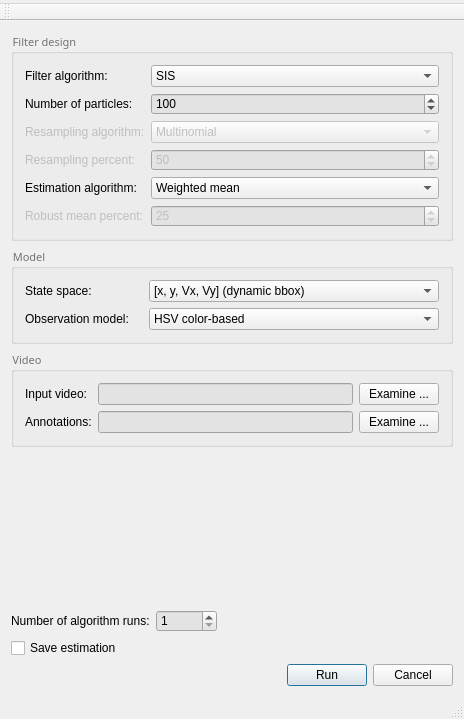
<?xml version="1.0" encoding="UTF-8"?>
<ui version="4.0">
 <class>MainWindow</class>
 <widget class="QMainWindow" name="MainWindow">
  <property name="geometry">
   <rect>
    <x>0</x>
    <y>0</y>
    <width>464</width>
    <height>719</height>
   </rect>
  </property>
  <property name="windowTitle">
   <string>Particle Filter Toolbox</string>
  </property>
  <property name="windowIcon">
   <iconset>
    <normaloff>:/icons/PFT.PNG</normaloff>:/icons/PFT.PNG</iconset>
  </property>
  <property name="styleSheet">
   <string notr="true">#groupBox { 
	font: 87 8pt &quot;Arial Black&quot;;
	 color: rgb(114, 114, 114);
}


#groupBox_2 {
	font: 87 8pt &quot;Arial Black&quot;;
	 color: rgb(114, 114, 114);
 }

#groupBox_3 {
	font: 87 8pt &quot;Arial Black&quot;;
	 color: rgb(114, 114, 114);
 }

#groupBox_4 { 
	font: 87 8pt &quot;Arial Black&quot;;
	 color: rgb(114, 114, 114);
}

#lineEdit_signal {
	background-color: rgb(227, 227, 227);
}

#lineEdit_GT {
	background-color: rgb(227, 227, 227);
}

#spinBox_NoParticulas{
	background-color: rgb(227, 227, 227);
}

#spinBox_resample{
	background-color: rgb(227, 227, 227);
}

#spinBox_salida{
	background-color: rgb(227, 227, 227);
}

#spinBox_runs{
	background-color: rgb(227, 227, 227);
}
</string>
  </property>
  <widget class="QWidget" name="centralWidget">
   <layout class="QVBoxLayout" name="verticalLayout">
    <item>
     <widget class="QGroupBox" name="groupBox_2">
      <property name="font">
       <font>
        <family>Arial Black</family>
        <pointsize>8</pointsize>
        <weight>10</weight>
        <italic>false</italic>
        <bold>false</bold>
       </font>
      </property>
      <property name="title">
       <string>Filter design</string>
      </property>
      <layout class="QFormLayout" name="formLayout">
       <item row="0" column="0">
        <widget class="QLabel" name="label">
         <property name="text">
          <string>Filter algorithm:</string>
         </property>
        </widget>
       </item>
       <item row="0" column="1">
        <widget class="QComboBox" name="comboBox_filtro">
         <item>
          <property name="text">
           <string>SIS</string>
          </property>
         </item>
         <item>
          <property name="text">
           <string>SIR</string>
          </property>
         </item>
         <item>
          <property name="text">
           <string>G_PF</string>
          </property>
         </item>
         <item>
          <property name="text">
           <string>APF</string>
          </property>
         </item>
        </widget>
       </item>
       <item row="1" column="0">
        <widget class="QLabel" name="label_4">
         <property name="text">
          <string>Number of particles:</string>
         </property>
        </widget>
       </item>
       <item row="1" column="1">
        <widget class="QSpinBox" name="spinBox_NoParticulas">
         <property name="minimum">
          <number>1</number>
         </property>
         <property name="maximum">
          <number>5000</number>
         </property>
         <property name="value">
          <number>100</number>
         </property>
        </widget>
       </item>
       <item row="2" column="0">
        <widget class="QLabel" name="label_Tresample">
         <property name="enabled">
          <bool>false</bool>
         </property>
         <property name="text">
          <string>Resampling algorithm:</string>
         </property>
        </widget>
       </item>
       <item row="2" column="1">
        <widget class="QComboBox" name="comboBox_Tresample">
         <property name="enabled">
          <bool>false</bool>
         </property>
         <item>
          <property name="text">
           <string>Multinomial</string>
          </property>
         </item>
         <item>
          <property name="text">
           <string>Systematic</string>
          </property>
         </item>
         <item>
          <property name="text">
           <string>Stratified</string>
          </property>
         </item>
         <item>
          <property name="text">
           <string>Residual</string>
          </property>
         </item>
        </widget>
       </item>
       <item row="3" column="0">
        <widget class="QLabel" name="label_resample">
         <property name="enabled">
          <bool>false</bool>
         </property>
         <property name="text">
          <string>Resampling percent:</string>
         </property>
        </widget>
       </item>
       <item row="3" column="1">
        <widget class="QSpinBox" name="spinBox_resample">
         <property name="enabled">
          <bool>false</bool>
         </property>
         <property name="minimum">
          <number>1</number>
         </property>
         <property name="maximum">
          <number>100</number>
         </property>
         <property name="value">
          <number>50</number>
         </property>
        </widget>
       </item>
       <item row="4" column="0">
        <widget class="QLabel" name="label_3">
         <property name="text">
          <string>Estimation algorithm:</string>
         </property>
        </widget>
       </item>
       <item row="4" column="1">
        <widget class="QComboBox" name="comboBox_salida">
         <item>
          <property name="text">
           <string>Weighted mean</string>
          </property>
         </item>
         <item>
          <property name="text">
           <string>Maximum weight</string>
          </property>
         </item>
         <item>
          <property name="text">
           <string>Robust mean</string>
          </property>
         </item>
        </widget>
       </item>
       <item row="5" column="0">
        <widget class="QLabel" name="label_salida">
         <property name="enabled">
          <bool>false</bool>
         </property>
         <property name="text">
          <string>Robust mean percent:</string>
         </property>
        </widget>
       </item>
       <item row="5" column="1">
        <widget class="QSpinBox" name="spinBox_salida">
         <property name="enabled">
          <bool>false</bool>
         </property>
         <property name="minimum">
          <number>1</number>
         </property>
         <property name="maximum">
          <number>100</number>
         </property>
         <property name="value">
          <number>25</number>
         </property>
        </widget>
       </item>
      </layout>
     </widget>
    </item>
    <item>
     <widget class="QGroupBox" name="groupBox_3">
      <property name="font">
       <font>
        <family>Arial Black</family>
        <pointsize>8</pointsize>
        <weight>10</weight>
        <italic>false</italic>
        <bold>false</bold>
       </font>
      </property>
      <property name="title">
       <string>Model</string>
      </property>
      <layout class="QFormLayout" name="formLayout_2">
       <item row="0" column="0">
        <widget class="QLabel" name="label_5">
         <property name="text">
          <string>State space:</string>
         </property>
        </widget>
       </item>
       <item row="0" column="1">
        <widget class="QComboBox" name="comboBox_ee">
         <item>
          <property name="text">
           <string>[x, y, Vx, Vy] (dynamic bbox)</string>
          </property>
         </item>
         <item>
          <property name="text">
           <string>[x, y, Vx, Vy, w]</string>
          </property>
         </item>
         <item>
          <property name="text">
           <string>[x, y, Vx, Vy, w, Vw]</string>
          </property>
         </item>
        </widget>
       </item>
       <item row="1" column="0">
        <widget class="QLabel" name="label_6">
         <property name="text">
          <string>Observation model:    </string>
         </property>
        </widget>
       </item>
       <item row="1" column="1">
        <widget class="QComboBox" name="comboBox_obsmodel">
         <item>
          <property name="text">
           <string>HSV color-based</string>
          </property>
         </item>
         <item>
          <property name="text">
           <string>LBP-based</string>
          </property>
         </item>
        </widget>
       </item>
      </layout>
     </widget>
    </item>
    <item>
     <widget class="QGroupBox" name="groupBox">
      <property name="font">
       <font>
        <family>Arial Black</family>
        <pointsize>8</pointsize>
        <weight>10</weight>
        <italic>false</italic>
        <bold>false</bold>
       </font>
      </property>
      <property name="title">
       <string>Video</string>
      </property>
      <layout class="QGridLayout" name="gridLayout">
       <item row="0" column="0">
        <widget class="QLabel" name="label_7">
         <property name="text">
          <string>Input video:</string>
         </property>
        </widget>
       </item>
       <item row="0" column="1">
        <widget class="QLineEdit" name="lineEdit_signal">
         <property name="enabled">
          <bool>true</bool>
         </property>
         <property name="readOnly">
          <bool>true</bool>
         </property>
        </widget>
       </item>
       <item row="0" column="2">
        <widget class="QPushButton" name="pushButton_signal">
         <property name="text">
          <string>Examine ...</string>
         </property>
        </widget>
       </item>
       <item row="1" column="0">
        <widget class="QLabel" name="label_10">
         <property name="text">
          <string>Annotations:</string>
         </property>
        </widget>
       </item>
       <item row="1" column="1">
        <widget class="QLineEdit" name="lineEdit_GT">
         <property name="readOnly">
          <bool>true</bool>
         </property>
        </widget>
       </item>
       <item row="1" column="2">
        <widget class="QPushButton" name="pushButton_gtSearch_2">
         <property name="text">
          <string>Examine ...</string>
         </property>
         <property name="autoDefault">
          <bool>false</bool>
         </property>
        </widget>
       </item>
      </layout>
      <zorder></zorder>
      <zorder>layoutWidget</zorder>
      <zorder>label_7</zorder>
      <zorder>label_10</zorder>
      <zorder></zorder>
     </widget>
    </item>
    <item>
     <spacer name="verticalSpacer">
      <property name="orientation">
       <enum>Qt::Vertical</enum>
      </property>
      <property name="sizeHint" stdset="0">
       <size>
        <width>17</width>
        <height>1</height>
       </size>
      </property>
     </spacer>
    </item>
    <item>
     <layout class="QGridLayout" name="gridLayout_3">
      <item row="0" column="0">
       <widget class="QLabel" name="label_2">
        <property name="text">
         <string>Number of algorithm runs:</string>
        </property>
       </widget>
      </item>
      <item row="0" column="1">
       <widget class="QSpinBox" name="spinBox_runs">
        <property name="minimum">
         <number>1</number>
        </property>
        <property name="maximum">
         <number>10000</number>
        </property>
       </widget>
      </item>
      <item row="0" column="2">
       <spacer name="horizontalSpacer_3">
        <property name="orientation">
         <enum>Qt::Horizontal</enum>
        </property>
        <property name="sizeHint" stdset="0">
         <size>
          <width>40</width>
          <height>20</height>
         </size>
        </property>
       </spacer>
      </item>
      <item row="1" column="0">
       <widget class="QCheckBox" name="checkBox_save">
        <property name="text">
         <string>Save estimation</string>
        </property>
       </widget>
      </item>
     </layout>
    </item>
    <item>
     <layout class="QHBoxLayout" name="horizontalLayout">
      <item>
       <widget class="QLabel" name="label_process">
        <property name="text">
         <string/>
        </property>
       </widget>
      </item>
      <item>
       <spacer name="horizontalSpacer">
        <property name="orientation">
         <enum>Qt::Horizontal</enum>
        </property>
        <property name="sizeHint" stdset="0">
         <size>
          <width>40</width>
          <height>20</height>
         </size>
        </property>
       </spacer>
      </item>
      <item>
       <widget class="QPushButton" name="PB_aceptar">
        <property name="text">
         <string>Run</string>
        </property>
        <property name="default">
         <bool>true</bool>
        </property>
       </widget>
      </item>
      <item>
       <widget class="QPushButton" name="PB_cancelar">
        <property name="text">
         <string>Cancel</string>
        </property>
       </widget>
      </item>
     </layout>
    </item>
   </layout>
   <zorder>groupBox_2</zorder>
   <zorder>groupBox</zorder>
   <zorder>groupBox_3</zorder>
   <zorder>label_2</zorder>
   <zorder>spinBox_runs</zorder>
   <zorder>verticalSpacer</zorder>
   <zorder></zorder>
   <zorder></zorder>
   <zorder></zorder>
   <zorder></zorder>
  </widget>
  <widget class="QMenuBar" name="menuBar">
   <property name="geometry">
    <rect>
     <x>0</x>
     <y>0</y>
     <width>464</width>
     <height>31</height>
    </rect>
   </property>
   <widget class="QMenu" name="menupf">
    <property name="title">
     <string/>
    </property>
   </widget>
   <addaction name="menupf"/>
  </widget>
  <widget class="QToolBar" name="mainToolBar">
   <attribute name="toolBarArea">
    <enum>TopToolBarArea</enum>
   </attribute>
   <attribute name="toolBarBreak">
    <bool>false</bool>
   </attribute>
  </widget>
  <widget class="QStatusBar" name="statusBar"/>
 </widget>
 <layoutdefault spacing="6" margin="11"/>
 <resources/>
 <connections/>
</ui>
